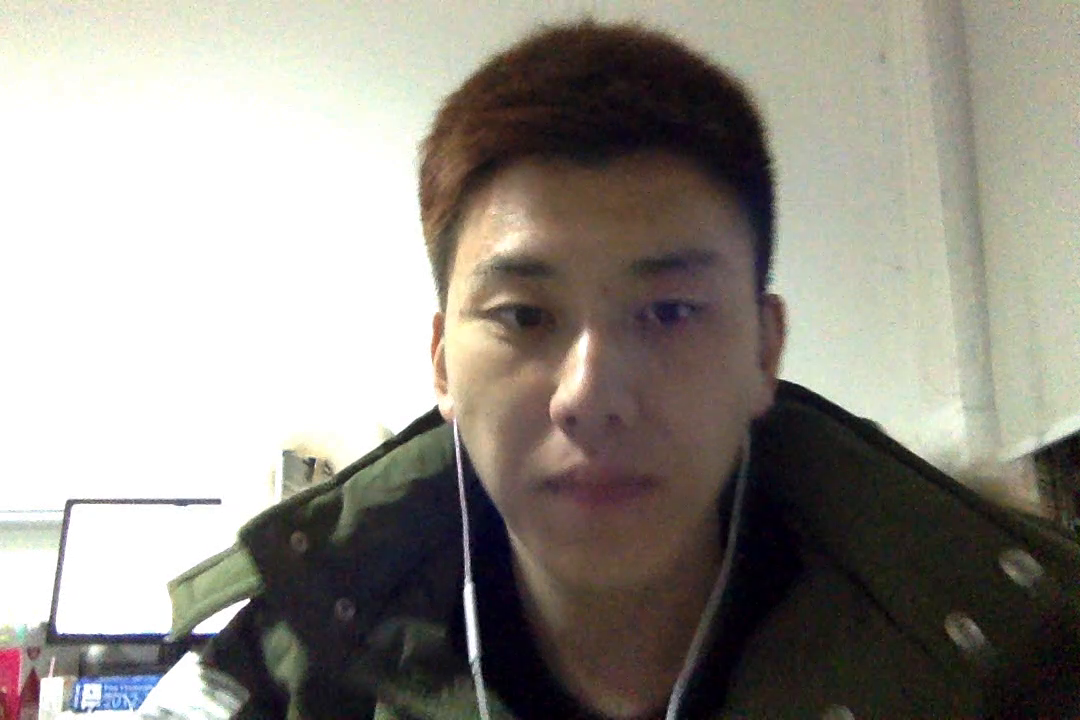
#> input picture frame 10 of data/images/kk.mov, 1080 x 720 px
$ python calcOptical.py
#> lines starting #> are read from the running program, lines starting #| are printed output that depends on the picture
#!/usr/bin/env python
# -*- coding: utf-8 -*-

import cv2
import numpy as np
import matplotlib.pyplot as plt

cap = cv2.VideoCapture('/Users/amourlee/Desktop/kk.mov')

# Params for ShiTomasi corner detection
feature_params = dict( maxCorners = 100,
    qualityLevel = 0.3,
    minDistance = 7,
    blockSize = 7 )

# Parameters for lucas kanade optical flow
# maxLevel为使用的图像金字塔层数
lk_params = dict( winSize = (15, 15),
    maxLevel = 2,
    criteria = (cv2.TERM_CRITERIA_EPS | cv2.TERM_CRITERIA_COUNT, 10, 0.03) )

# Create some random color
color = np.random.randint(0, 255, (100, 3))

# Take first frame and find corners in it
ret, old_frame = cap.read()
#> old_frame is the input picture: shape (720, 1080, 3); mean B, G, R 135.9, 143.4, 147.7
old_gray = cv2.cvtColor(old_frame, cv2.COLOR_BGR2GRAY)
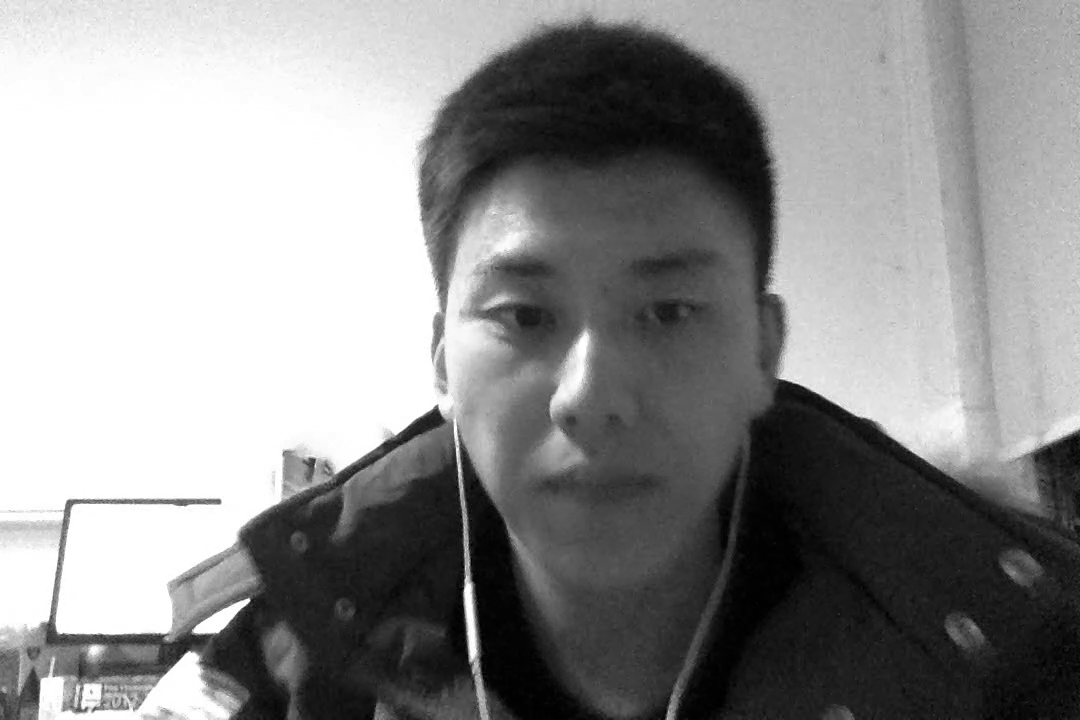
#> old_gray: shape (720, 1080); min 0, max 255, mean 143.8
p0 = cv2.goodFeaturesToTrack(old_gray, mask = None, **feature_params)
#> p0 = 27 rows, first 8: [436, 407], [247, 598], [84, 709], [192, 631], [219, 501], [59, 631], [313, 460], [126, 707]

# Create a mask image for drawing purpose
mask = np.zeros_like(old_frame)

while(ret):
    ret, frame = cap.read()
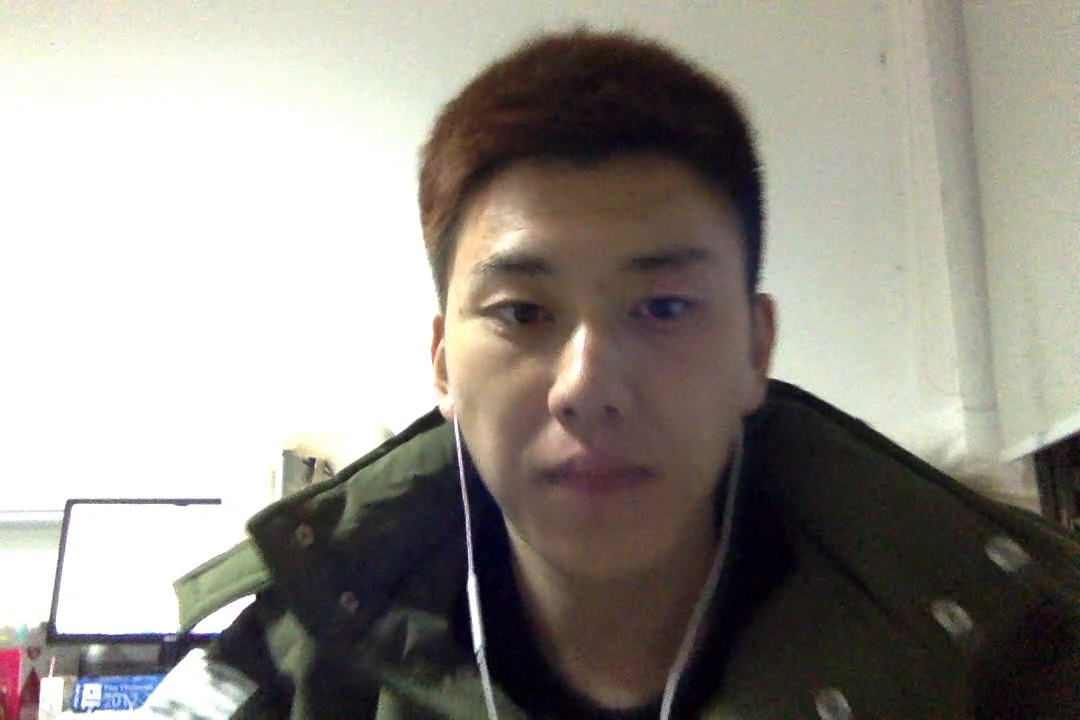
#> input picture frame 11 of data/images/kk.mov, 1080 x 720 px
#> frame is the input picture: shape (720, 1080, 3); mean B, G, R 138.2, 145.2, 149.7
    frame_gray = cv2.cvtColor(frame, cv2.COLOR_BGR2GRAY)
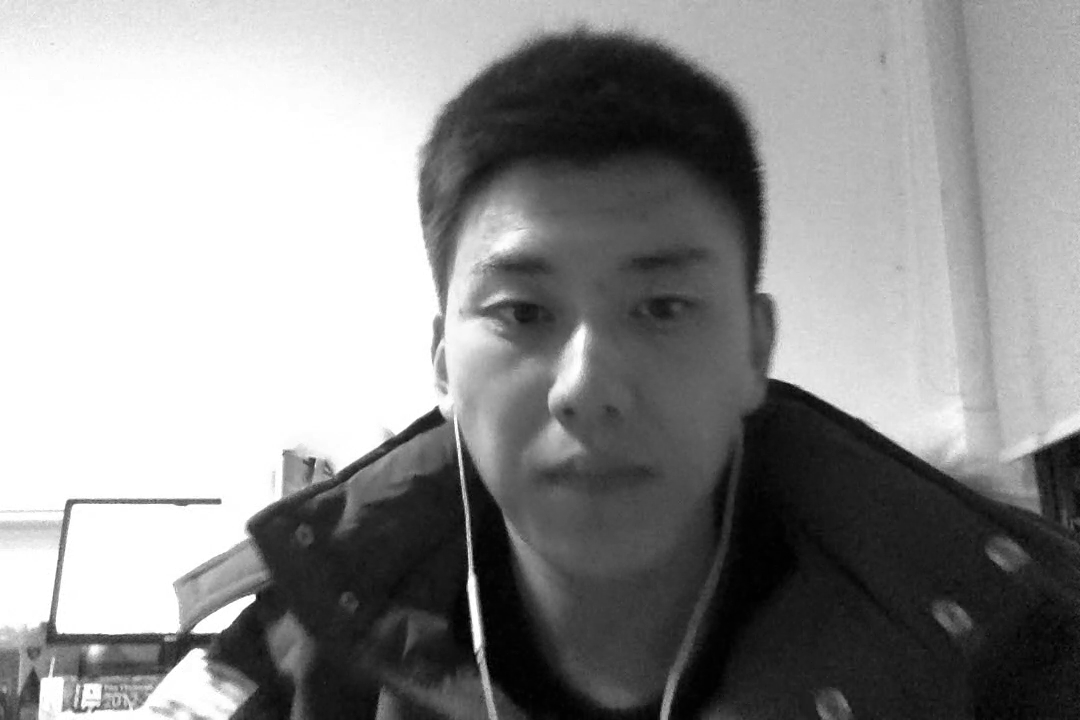
#> frame_gray: shape (720, 1080); min 0, max 255, mean 145.8

    # Calculate optical flow 能够获取点的新位置
    p1, st, err = cv2.calcOpticalFlowPyrLK(old_gray, frame_gray, p0, None, **lk_params)
#> p1 = 27 rows, first 8: [436.7, 407.4], [253.3, 593.8], [83.94, 708.9], [191.2, 630.8], [219.1, 500.9], [58.99, 631], [313, 459.9], [126.1, 706.8]; st = 27 values from 1 to 1; err = 27 values, max 19.34 at index 1, min 2.49 at index 4, mean 7.09

    # Select good points
    good_new = p1[st==1]
#> good_new = 27 pairs, first value 43.16 to 476.8, second value 407.4 to 708.9
    good_old = p0[st==1]
#> good_old = 27 pairs, first value 43 to 472, second value 407 to 709

    # Draw the tracks
    for i, (new, old) in enumerate(zip(good_old, good_old)):
        a,b = new.ravel()
        c,d = old.ravel()
        mask = cv2.line(mask, (a, b), (c, d), color[i].tolist(), 2)
        frame = cv2.circle(frame, (a, b), 5, color[i].tolist(), -1)
#> this loop made 27 passes
#> (a, b, c, d) on passes 1 to 12: (436, 407, 436, 407), (247, 598, 247, 598), (84, 709, 84, 709), (192, 631, 192, 631), (219, 501, 219, 501), (59, 631, 59, 631), (313, 460, 313, 460), (126, 707, 126, 707), (54, 674, 54, 674), (86, 685, 86, 685), (93, 709, 93, 709), (43, 680, 43, 680)
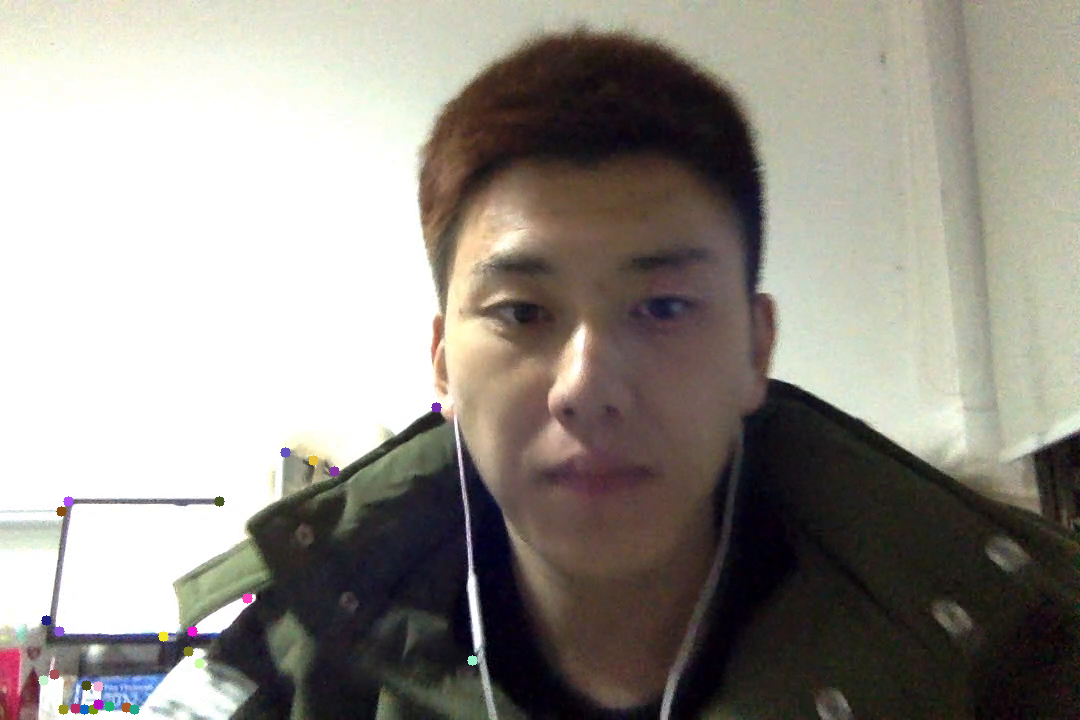
#> frame: shape (720, 1080, 3); mean B, G, R 138.1, 145.1, 149.6
#> mask: shape (720, 1080, 3); mean of channels 0, 1, 2 0, 0, 0

    img = cv2.add(frame, mask)

    cv2.imshow('img', img)
    k = cv2.waitKey(60) & 0xFF
#> (key Esc is pressed here)
    if k == 27:
        break

    # Now update the previous frame and previous points
    old_gray = frame_gray.copy()
    p0 = good_new.reshape(-1, 1, 2)

cv2.destroyAllWindows()
cap.release()

$ run again, starting later in the video
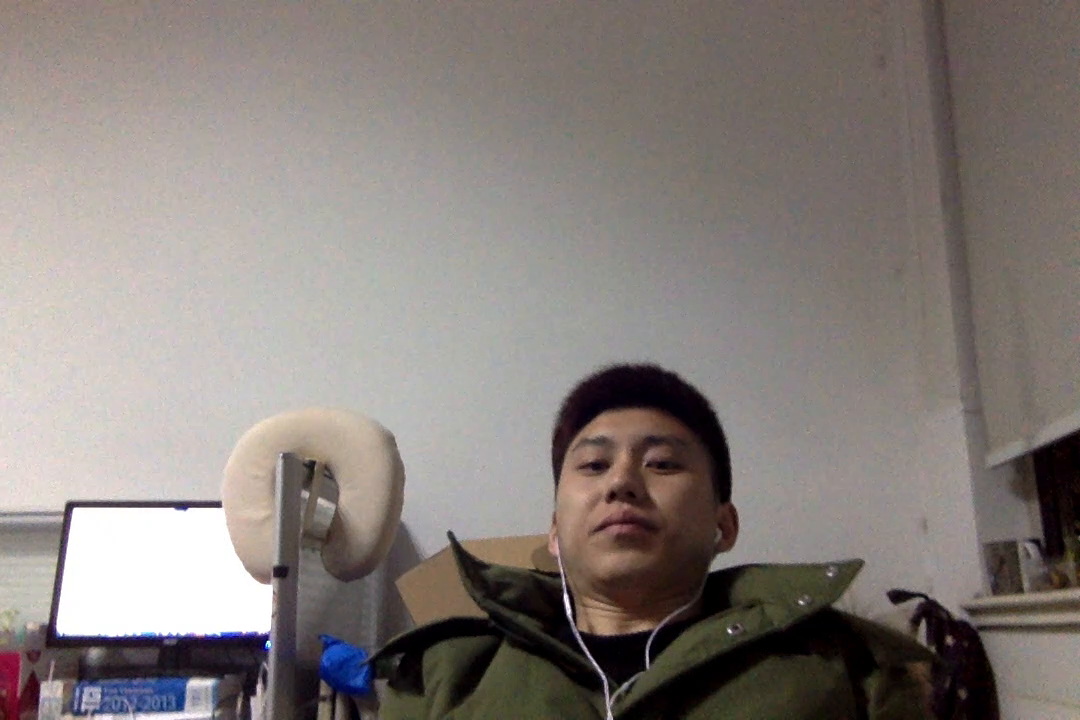
#> input picture frame 46 of data/images/kk.mov, 1080 x 720 px
#> old_frame is the input picture: shape (720, 1080, 3); mean B, G, R 122.8, 126.6, 134.3
#> p0 = 21 rows, first 8: [220, 504], [268, 643], [75, 509], [59, 634], [729, 630], [267, 636], [218, 634], [270, 587]
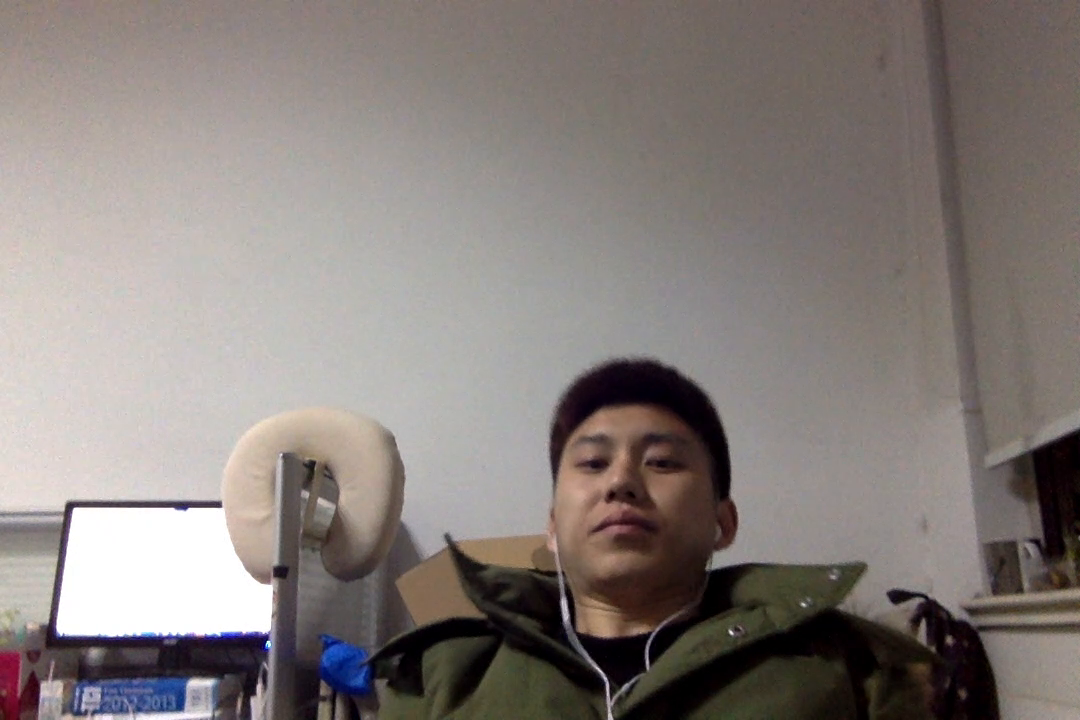
#> input picture frame 47 of data/images/kk.mov, 1080 x 720 px
#> frame is the input picture: shape (720, 1080, 3); mean B, G, R 122.9, 126.4, 134.4
#> p1 = 21 rows, first 8: [220.1, 504], [268, 643], [75, 509], [58.96, 634.1], [730.5, 631.5], [267, 635.9], [218, 634], [270.1, 587]; st = 21 values from 1 to 1; err = 21 values, max 9.31 at index 9, min 1.52 at index 17, mean 3.95
#> good_new has the same summary as p1
#> good_old has the same summary as p0
#> the loop `for i, (new, old) in enumerate(zip(good_old, good_old)):` made 21 passes
#> (a, b, c, d) on passes 1 to 8: (220, 504, 220, 504), (268, 643, 268, 643), (75, 509, 75, 509), (59, 634, 59, 634), (729, 630, 729, 630), (267, 636, 267, 636), (218, 634, 218, 634), (270, 587, 270, 587)
#> after the loop `for i, (new, old) in enumerate(zip(good_old, good_old)):`:
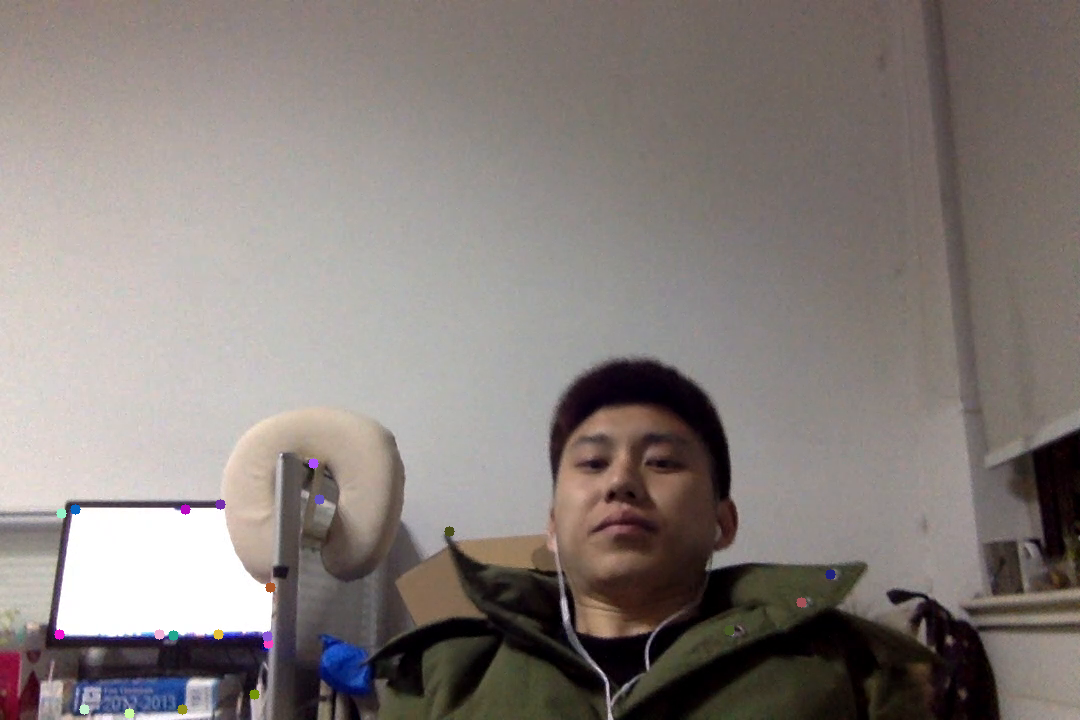
#> frame: shape (720, 1080, 3); mean B, G, R 122.9, 126.4, 134.4

$ run again, starting later in the video
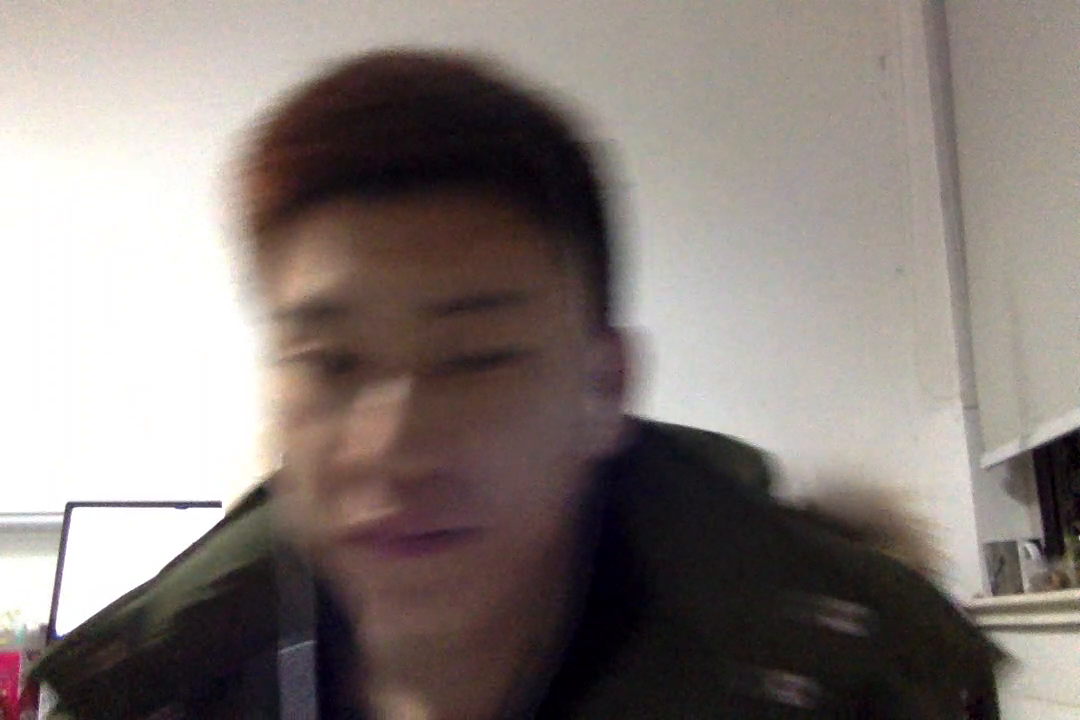
#> input picture frame 83 of data/images/kk.mov, 1080 x 720 px
#> old_frame is the input picture: shape (720, 1080, 3); mean B, G, R 120.6, 124.6, 134.2
#> p0 = [[219, 504], [59, 633], [68, 504], [74, 509], [46, 623], [61, 514]]
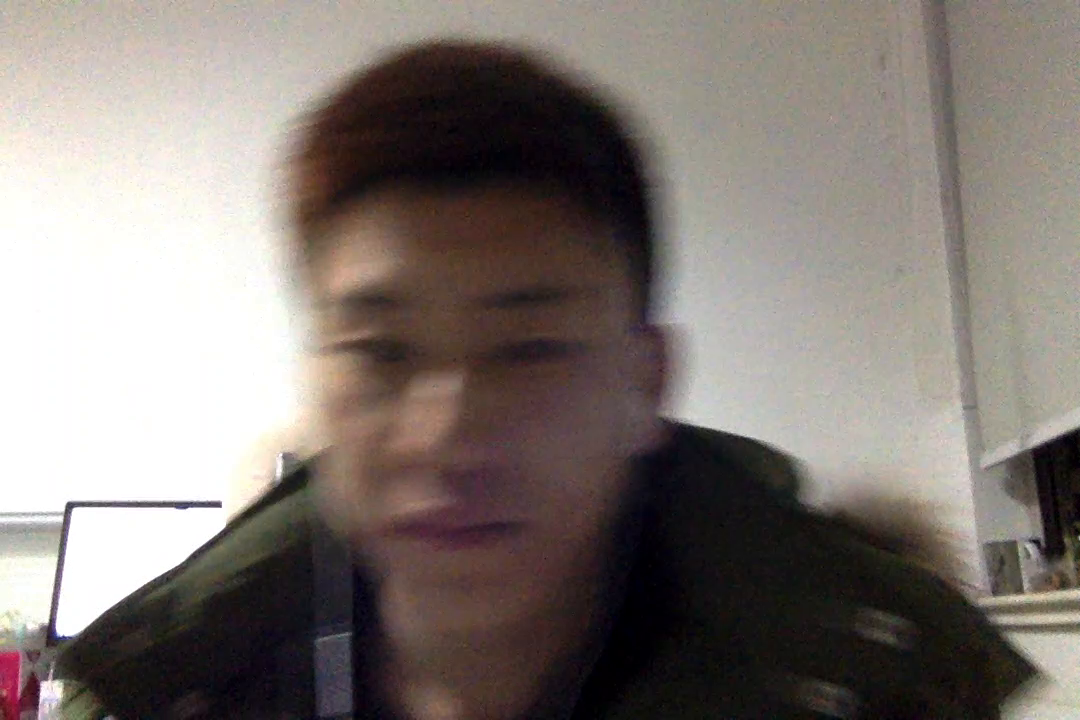
#> input picture frame 84 of data/images/kk.mov, 1080 x 720 px
#> frame is the input picture: shape (720, 1080, 3); mean B, G, R 115.5, 120.6, 129.1
#> `frame_gray = cv2.cvtColor(frame, cv2.COLOR_BGR2GRAY)`:
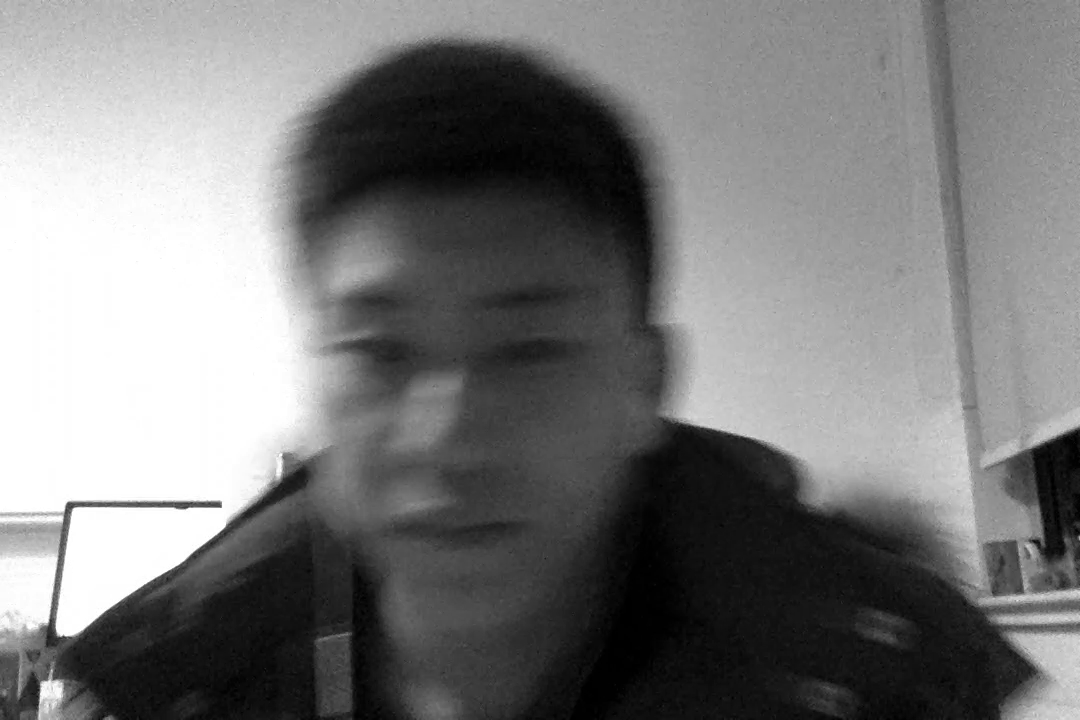
#> frame_gray: shape (720, 1080); min 0, max 255, mean 122.6
#> p1 = [[219.1, 504], [59.49, 633.6], [68.05, 503.9], [74.14, 509], [45.92, 622.9], [60.83, 514]]; st = [1, 1, 1, 1, 1, 1]; err = [2.03, 13.67, 4.69, 4.69, 5.52, 6.01]
#> good_new has the same summary as p1
#> good_old has the same summary as p0
#> the loop `for i, (new, old) in enumerate(zip(good_old, good_old)):` made 6 passes
#> (a, b, c, d) on passes 1 to 6: (219, 504, 219, 504), (59, 633, 59, 633), (68, 504, 68, 504), (74, 509, 74, 509), (46, 623, 46, 623), (61, 514, 61, 514)
